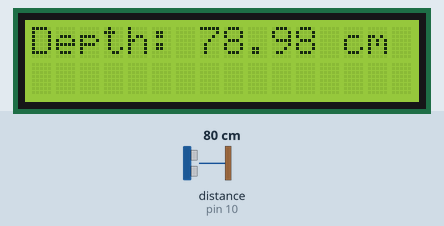
Bench run of a sketch on a simulated Arduino Uno, built with avr-gcc and run on an emulated ATmega328P. Shown: 16×2 character LCD. Wiring (inferred from the names in the program): ultrasonic range finder: trigger pin 9; echo pin 10. The inputs (shaded band) are chosen by the test bench; at power-on: distance to the obstacle (sensor on pin 10) 80 cm. The echo pulse lasts 58.3 µs per cm.

Above: at 3.2 s.
3.3 s: distance to the obstacle (sensor on pin 10) set to 299 cm
At 5.5 s:
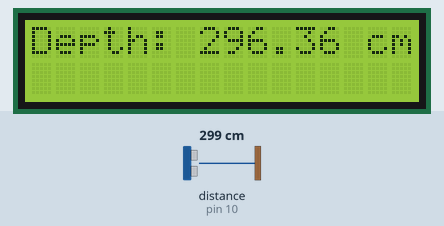
5.7 s: distance to the obstacle (sensor on pin 10) set to 2 cm
At 7.5 s:
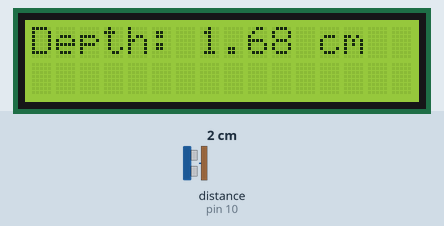
7.8 s: distance to the obstacle (sensor on pin 10) set to 4 cm
At 8.3 s:
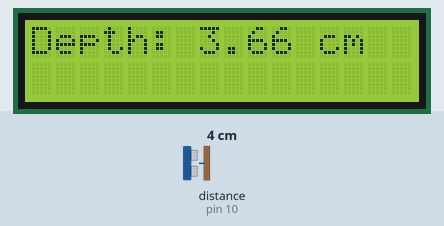
Timing chart, 0 to 10.8 s (numbered marks = the images above; inputs shaded):
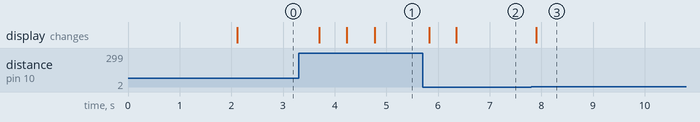

The sketch:

splint_-_1.ino
```cpp
#include <Wire.h>
#include <LiquidCrystal_I2C.h>

// LCD setup
LiquidCrystal_I2C lcd(0x27, 16, 2);
#define TRIG 9
#define ECHO 10

void setup() {
  lcd.begin();
  lcd.backlight();
  pinMode(TRIG, OUTPUT);
  pinMode(ECHO, INPUT);

  lcd.setCursor(0, 0);
  lcd.print("SMART H2O LEVEL");
  lcd.setCursor(0, 1);
  lcd.print("    MONITOR");
  delay(2000);
}

void loop() {

  digitalWrite(TRIG, LOW);
  delayMicroseconds(2);
  digitalWrite(TRIG, HIGH);
  delayMicroseconds(10);
  digitalWrite(TRIG, LOW);

  long duration = pulseIn(ECHO, HIGH);
  float distance = duration * 0.034 / 2; // Speed of sound = 343 m/s or 0.034 cm/µs
  lcd.clear();
  lcd.print("Depth: ");
  lcd.print(distance);
  lcd.println(" cm");

  delay(500);


}
```

Measured:
- after the input at 3.3 s, the display: first changes after 0.40 s (image 1 shows a later state)
- after the input at 5.7 s, the display: first changes after 0.13 s (image 2 shows a later state)
- after the input at 7.8 s, the display: changes after 0.11 s (image 3)
